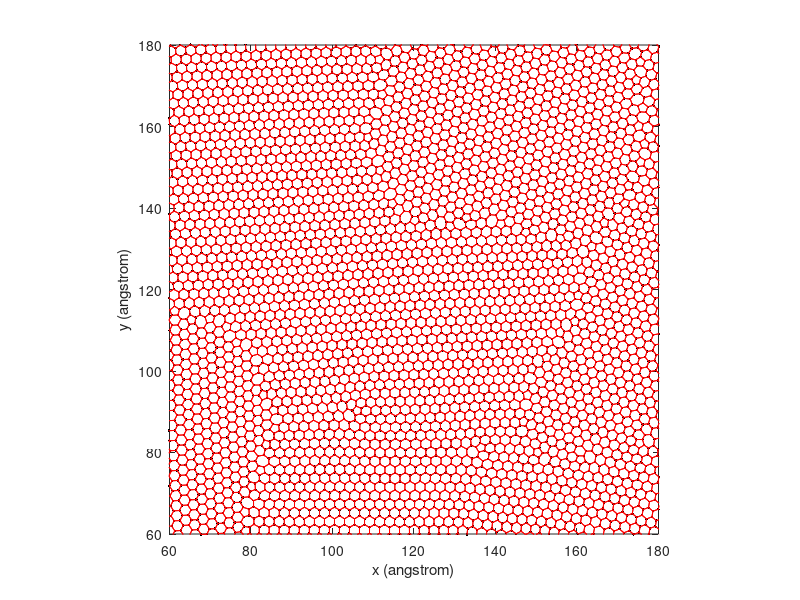

Reproduce this figure in MATLAB.
clear;
clf;hold on;
xy = load('xy.txt');
neighbor = load('neighbor.txt');
bonds = zeros(sum(neighbor(:,1))*3,2);
i = 1;
for n = 1:size(xy,1)
    for k=1:neighbor(n,1)
        bonds(i,:) = xy(n,:); i=i+1;
        bonds(i,:) = xy(neighbor(n,1+k)+1,:); i=i+1;
        bonds(i,:) = [NaN,NaN]; i=i+1;
    end
end
plot(xy(:,1),xy(:,2),'k.');
plot(bonds(:,1),bonds(:,2),'-r')
axis equal;
box on
xlim([60,180]);
ylim([60,180]);
xlabel('x (angstrom)');
ylabel('y (angstrom)');